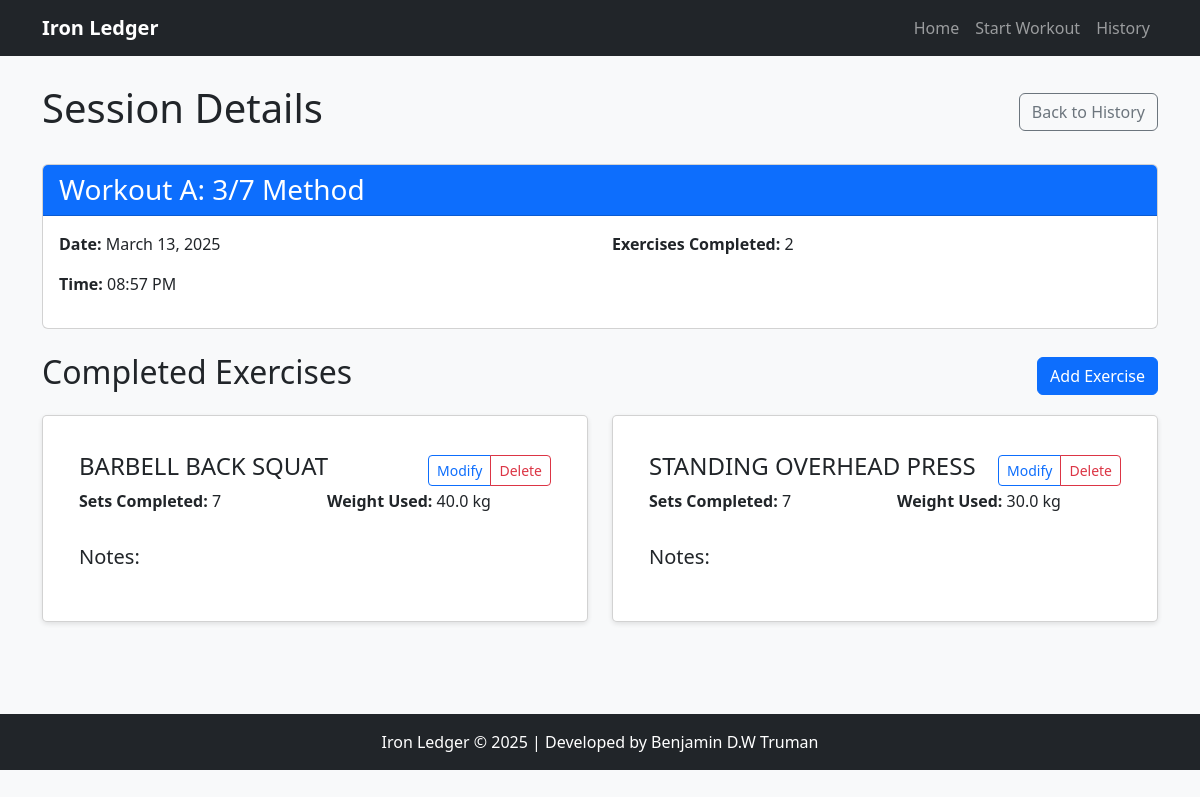
/session/1, run on the app's committed database.
### app.py (models this page shows)
class Workout(db.Model):
    id = db.Column(db.Integer, primary_key=True)
    name = db.Column(db.String(100), nullable=False)
    description = db.Column(db.Text, nullable=True)
    content = db.Column(db.Text, nullable=False)
    exercises = db.Column(db.Text, nullable=True)
    sessions = db.relationship('Session', backref='workout', lazy=True)

class Session(db.Model):
    id = db.Column(db.Integer, primary_key=True)
    date = db.Column(db.DateTime, nullable=False, default=datetime.utcnow)
    workout_id = db.Column(db.Integer, db.ForeignKey('workout.id'), nullable=False)
    notes = db.Column(db.Text)
    completed_exercises = db.relationship('CompletedExercise', backref='session', lazy=True, cascade="all, delete-orphan")

class CompletedExercise(db.Model):
    id = db.Column(db.Integer, primary_key=True)
    session_id = db.Column(db.Integer, db.ForeignKey('session.id'), nullable=False)
    exercise_name = db.Column(db.String(100), nullable=False)
    sets_completed = db.Column(db.Integer, nullable=False)
    weight = db.Column(db.Float)
    notes = db.Column(db.Text)

### app.py (the view)
@app.route('/session/<int:session_id>')
def view_session(session_id):
    session = Session.query.get_or_404(session_id)
    return render_template('session.html', session=session)

### app.py (called while the page is built)
@app.context_processor
def inject_now():
    return {'now': datetime.now()}

### templates/session.html (shortened to what this page needs)
{% extends 'base.html' %}
{% block content %}
<div class="row">
    <div class="col-md-12">
        <div class="d-flex justify-content-between align-items-center mb-4">
            <h1>Session Details</h1>
            <a href="{{ url_for('history') }}" class="btn btn-outline-secondary">Back to History</a>
        </div>
        <div class="card mb-4">
            <div class="card-header bg-primary text-white">
                <h3 class="mb-0">{{ session.workout.name }}</h3>
            </div>
            <div class="card-body">
                <div class="row">
                    <div class="col-md-6">
                        <p><strong>Date:</strong> {{ session.date.strftime('%B %d, %Y') }}</p>
                        <p><strong>Time:</strong> {{ session.date.strftime('%I:%M %p') }}</p>
                    </div>
                    <div class="col-md-6">
                        <p><strong>Exercises Completed:</strong> {{ session.completed_exercises|length }}</p>
                    </div>
                </div>
            </div>
        </div>
        <div class="d-flex justify-content-between align-items-center mb-3">
            <h2>Completed Exercises</h2>
            <button class="btn btn-primary" id="addExerciseBtn">Add Exercise</button>
        </div>
        {% if session.completed_exercises %}
            <div class="row">
                {% for exercise in session.completed_exercises %}
                <div class="col-md-6 mb-4">
                    <div class="card exercise-container" id="exercise-{{ exercise.id }}">
                        <div class="card-body">
                            <div class="d-flex justify-content-between align-items-center">
                                <h4 class="card-title">{{ exercise.exercise_name }}</h4>
                                <div class="btn-group">
                                    <button class="btn btn-sm btn-outline-primary edit-exercise" data-exercise-id="{{ exercise.id }}">Modify</button>
                                    <button class="btn btn-sm btn-outline-danger delete-exercise" data-exercise-id="{{ exercise.id }}">Delete</button>
                                </div>
                            </div>
                            <div class="exercise-view-mode" id="view-{{ exercise.id }}">
                                <div class="row">
                                    <div class="col-6">
                                        <p><strong>Sets Completed:</strong> <span class="sets-value">{{ exercise.sets_completed }}</span></p>
                                    </div>
                                    <div class="col-6">
                                        {% if exercise.weight %}
                                        <p><strong>Weight Used:</strong> <span class="weight-value">{{ exercise.weight }}</span> kg</p>
                                        {% else %}
                                        <p><strong>Weight Used:</strong> <span class="weight-value">0</span> kg</p>
                                        {% endif %}
                                    </div>
                                </div>
                                {% if exercise.notes %}
                                <div class="mt-3">
                                    <h5>Notes:</h5>
                                    <p class="notes-value">{{ exercise.notes }}</p>
                                </div>
                                {% else %}
                                <div class="mt-3">
                                    <h5>Notes:</h5>
                                </div>
                                {% endif %}
                            </div>
                        </div>
                    </div>
                </div>
                {% endfor %}
            </div>
        {% else %}
            <div class="alert alert-info">
                No exercises were recorded for this session.
            </div>
        {% endif %}
    </div>
</div>
{% endblock %}

### templates/base.html (shortened to what this page needs)
<!DOCTYPE html>
<html lang="en">
<head>
    <link href="https://cdn.jsdelivr.net/npm/bootstrap@5.3.0-alpha1/dist/css/bootstrap.min.css" rel="stylesheet">
</head>
<body>
    <nav class="navbar navbar-expand-lg navbar-dark bg-dark fixed-top">
        <div class="container">
            <a class="navbar-brand" href="{{ url_for('index') }}">Iron Ledger</a>
            <div class="collapse navbar-collapse" id="navbarNav">
                <ul class="navbar-nav ms-auto">
                    <li class="nav-item">
                        <a class="nav-link" href="{{ url_for('index') }}">Home</a>
                    </li>
                    <li class="nav-item">
                        <a class="nav-link" href="{{ url_for('start_session') }}">Start Workout</a>
                    </li>
                    <li class="nav-item">
                        <a class="nav-link" href="{{ url_for('history') }}">History</a>
                    </li>
                </ul>
            </div>
        </div>
    </nav>
    <div class="container mt-4">
        {% block content %}{% endblock %}
    </div>
    <footer class="bg-dark text-white mt-5 py-3">
        <div class="container text-center">
            <p class="mb-0">Iron Ledger &copy; {{ now.year }} | Developed by Benjamin D.W Truman</p>
        </div>
    </footer>
</body>
</html>

### templates/base.html (style rules this page uses)
body { padding-top: 60px; background-color: #f8f9fa; }
.navbar-brand { font-weight: bold; }
.exercise-container { background-color: #fff; border-radius: 5px; padding: 20px; margin-bottom: 20px; box-shadow: 0 2px 5px rgba(0,0,0,0.1); }

### data on the page
Workout: workout.name "Workout A: 3/7 Method"
CompletedExercise: exercise_name "BARBELL BACK SQUAT", sets_completed "7", weight "40.0", shows "Notes:"
CompletedExercise: exercise_name "STANDING OVERHEAD PRESS", sets_completed "7", weight "30.0", shows "Notes:"

### other printed values
{{ session.date.strftime('%B %d, %Y') }} "March 13, 2025"
{{ session.date.strftime('%I:%M %p') }} "08:57 PM"
{{ session.completed_exercises|length }} "2"
